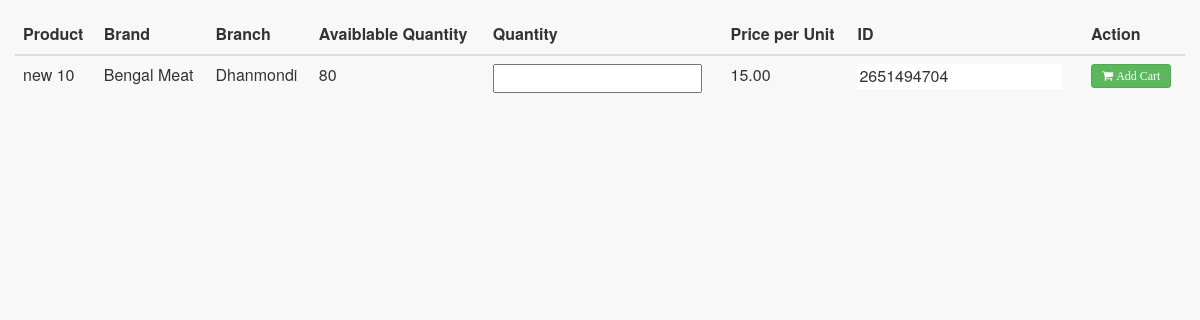
Screenshot of /admin/pages/getcart.php (signed in) with the database file from the repository.
### tables this page shows
CREATE TABLE `tbl_inventory` (
  `id` int(11) NOT NULL,
  `pdName` varchar(50) NOT NULL,
  `subId` int(11) NOT NULL,
  `catId` int(11) NOT NULL,
  `brandId` int(11) NOT NULL,
  `suppId` int(11) NOT NULL,
  `branchId` int(11) NOT NULL,
  `amount` int(11) NOT NULL,
  `totalPrice` decimal(10,2) NOT NULL,
  `ppu` decimal(10,2) NOT NULL,
  `bpu` decimal(10,2) NOT NULL,
  `availability` int(11) NOT NULL,
  `inventId` varchar(15) NOT NULL,
  `date` datetime NOT NULL DEFAULT CURRENT_TIMESTAMP
);

CREATE TABLE `tbl_brand` (
  `id` int(11) NOT NULL,
  `brandName` varchar(35) NOT NULL,
  `brandId` int(11) NOT NULL
);

CREATE TABLE `tbl_branch` (
  `id` int(11) NOT NULL,
  `branchName` varchar(35) NOT NULL,
  `branchAddress` text NOT NULL,
  `branchId` int(11) NOT NULL
);

### lib/Database.php (called while the page is built, shortened)
<?php
Class Database{
 public $host   = DB_HOST;
 public $user   = DB_USER;
 public $pass   = DB_PASS;
 public $dbname = DB_NAME;
 public $link;
private function connectDB(){
 $this->link = new mysqli($this->host, $this->user, $this->pass,
  $this->dbname);
 }
public function select($query){
  $result = $this->link->query($query) or
   die($this->link->error.__LINE__);
  if($result->num_rows > 0){
    return $result;
  } else {
    return false;
  }
 }
}

### helpers/Format.php (called while the page is built, shortened)
<?php
class Format{
 public function validation($data){
  $data = trim($data);
  $data = stripcslashes($data);
  $data = htmlspecialchars($data);
  return $data;
 }
}
?>

### admin/pages/getcart.php (called while the page is built, shortened)
<?php include "../inc/header.php"; ?>
<?php
      $adminBranch = Session::get("adminBranch");
  $productFind = $ct->findProduct($adminBranch,$_POST);
 ?>

### class/Cart.php (the view, shortened to what this page needs)
<?php
$filepath = realpath(dirname(__FILE__));
include_once ($filepath."/../lib/Database.php");
include_once ($filepath."/../helpers/Format.php");
?>
<?php
  class Cart{
    private $db;
    private $fm;
    public function __construct() {
        $this->db = new Database();
        $this->fm = new Format();
    }
    public function findProduct($adminBranch, $data){
      $search = $_POST['title'];
      $search = $this->fm->validation($search);
      $search = mysqli_real_escape_string($this->db->link, $search);
      $query ='';
      if($adminBranch>0){
      $query = "SELECT p.*,c.catName, s.subName, b.brandName, br.branchName, sp.suppName
                FROM tbl_inventory AS p, tbl_category AS c, tbl_subcat AS s, tbl_brand AS b, tbl_branch AS br, tbl_supplier AS sp
                WHERE p.pdName LIKE '%$search%' AND p.catId = c.catId AND p.subId = s.subId AND p.brandId = b.brandId AND p.branchId = br.branchId AND p.suppId = sp.suppId AND p.branchId=$adminBranch
                ORDER BY id DESC";
      }else{
        $query = "SELECT p.*,c.catName, s.subName, b.brandName, br.branchName, sp.suppName
                FROM tbl_inventory AS p, tbl_category AS c, tbl_subcat AS s, tbl_brand AS b, tbl_branch AS br, tbl_supplier AS sp
                WHERE p.pdName LIKE '%$search%' AND p.catId = c.catId AND p.subId = s.subId AND p.brandId = b.brandId AND p.branchId = br.branchId AND p.suppId = sp.suppId
                ORDER BY id DESC";
      }
      $rs = $this->db->select($query);
      if ($rs) {
        $result = $rs->fetch_assoc();;
        $output = "
      <div class='panel-body'>
          <div class='table-responsive'>
              <table class='table table-hover' id='dataTables-example'>
                  <thead>
                      <tr>
                          <th>Product</th>
                           <th>Brand</th>
                          <th>Branch</th>
                          <th>Avaiblable Quantity</th>
                          <th>Quantity</th>
                          <th>Price per Unit</th>
                          <th>ID</th>
                          <th>Action</th>
                      </tr>
                  </thead>
                  <tbody>
                        <tr>
                            <td>".$result['pdName']."</td>
                            <td>".$result['brandName']."</td>
                            <td>".$result['branchName']."</td>
                            <td id='avl' value='".$result['availability']."'>".$result['availability']."</td>
                            <td><input type='text' id='quantity' oninput='checkValue()'></td>
                            <td>".$result['ppu']."</td>
                            <td><input type='number' id='id' style='border: none;' value='".$result['inventId']."' readonly ></td>
                            <td>
                                <button type='button' id='cart' class='btn btn-success btn-sm'><i class='fa fa-shopping-cart'> Add Cart</i></button>
                            </td>
                        </tr>
                  </tbody>
              </table>
          </div>
      </div>
      ";
      echo $output;
      }else{
        echo            " <div class='panel-body'>Not found<div>";
      }
    }
  }
?>

### rows the page displays
tbl_inventory: pdName "new 10", availability "80", ppu "15.00", inventId "2651494704"
tbl_brand: brandName "Bengal Meat"
tbl_branch: branchName "Dhanmondi"
